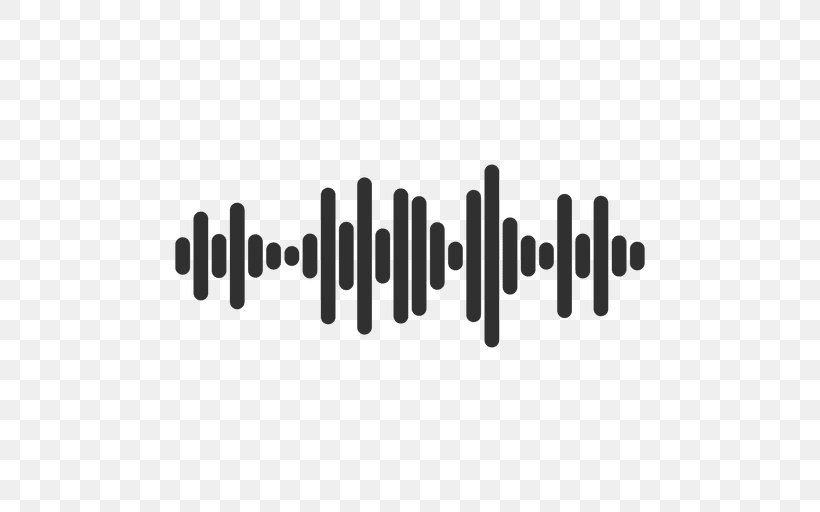
#> input picture opencvproj 2/img.jpg, 820 x 512 px, given in place of the camera
$ python newVusecamera.py
#> lines starting #> are read from the running program, lines starting #| are printed output that depends on the picture; after the words box and inside, x2 and y2 are one past the last pixel; in counts of white or black regions, pixels touching at a corner belong together
import cv2
import pytesseract
import numpy as np
import sqlite3
import os
import csv

# Set path to Tesseract OCR executable
pytesseract.pytesseract.tesseract_cmd = r'C:\Program Files\Tesseract-OCR\tesseract.exe'  # Update this path according to your Tesseract installation

# Connect to SQLite database
conn = sqlite3.connect('library4444db.sqlite')

# Create BOOKS table if not exists
conn.execute('''CREATE TABLE IF NOT EXISTS BOOKS
         (ID INTEGER PRIMARY KEY AUTOINCREMENT ,
         NAME   TEXT    NOT NULL
        );''')

# Initialize video capture from default camera (index 0)
cap = cv2.VideoCapture(0)

# Check if the camera is opened successfully
if not cap.isOpened():
    print("Error: Could not open camera.")
    exit()

# Number of frames to capture
num_frames_to_capture = 1

# Initialize list to store captured frames
captured_frames = []

# Capture frames
for _ in range(num_frames_to_capture):
    ret, frame = cap.read()
    if not ret:
        print("Error: Could not read frame.")
        break
    captured_frames.append(frame)
#> this loop made 1 pass
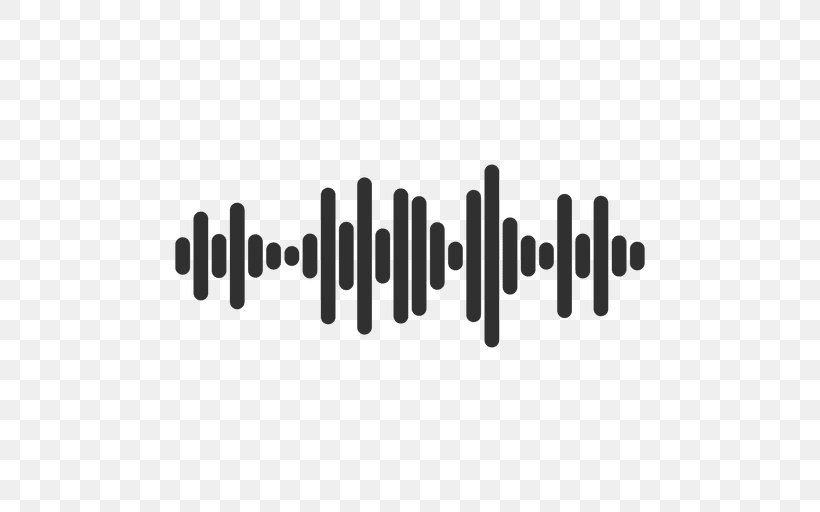
#> input picture opencvproj 2/img.jpg, 820 x 512 px, given in place of the camera
#> after the loop, captured_frames = 1 item

# Release the capture
cap.release()

# Convert the captured frame to grayscale
gray = cv2.cvtColor(captured_frames[0], cv2.COLOR_BGR2GRAY)

# Apply Gaussian blur to reduce noise
blur = cv2.GaussianBlur(gray, (5, 5), 0)

# Apply adaptive thresholding with a larger block size and constant
thresh = cv2.adaptiveThreshold(blur, 255, cv2.ADAPTIVE_THRESH_GAUSSIAN_C, cv2.THRESH_BINARY_INV, 21, 10)
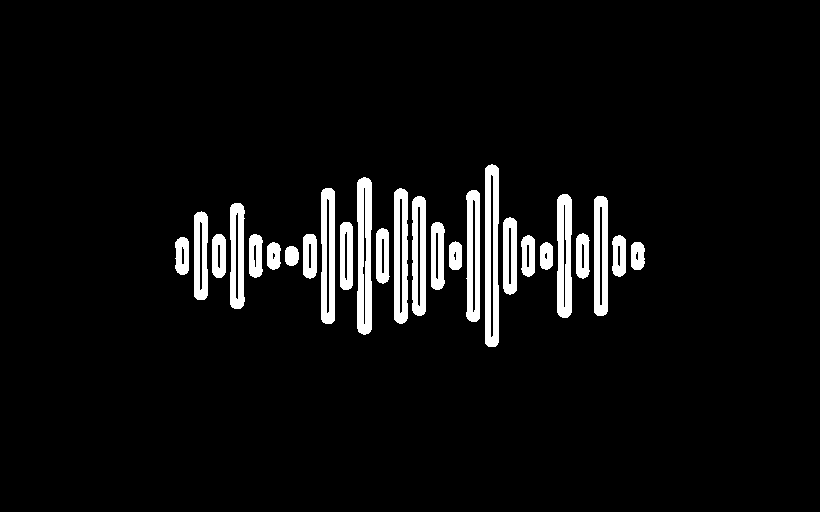
#> thresh: shape (512, 820); 5.7% white; 26 white regions, largest, box (x1, y1, x2, y2) and area: (485, 164, 499, 347) 2142, (357, 177, 372, 335) 2029, (321, 188, 335, 324) 1622

# Further noise reduction using morphological operations
kernel = np.ones((3, 3), np.uint8)
opening = cv2.morphologyEx(thresh, cv2.MORPH_OPEN, kernel, iterations=2)
#> opening: shape (512, 820); 5.6% white; 26 white regions, largest, box (x1, y1, x2, y2) and area: (485, 165, 499, 347) 2140, (357, 178, 372, 334) 2023, (321, 188, 335, 324) 1622
closing = cv2.morphologyEx(opening, cv2.MORPH_CLOSE, kernel, iterations=2)
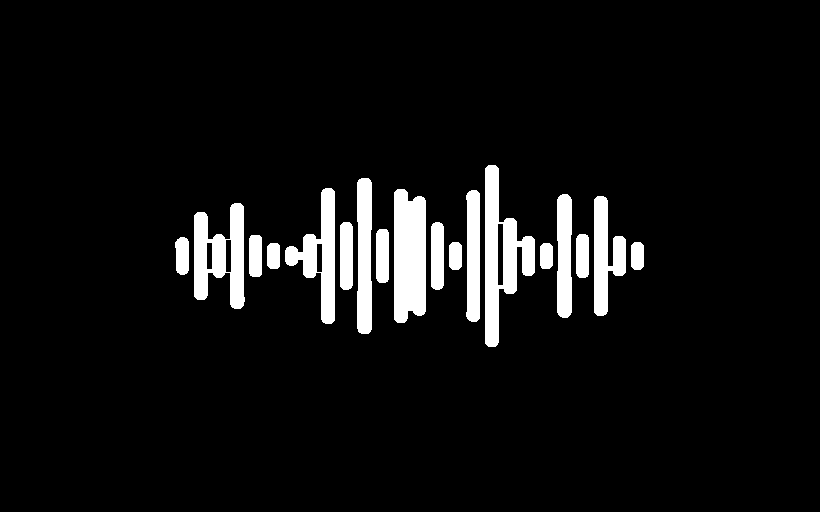
#> closing: shape (512, 820); 6.4% white; 18 white regions

# Find contours
contours, hierarchy = cv2.findContours(closing, cv2.RETR_EXTERNAL, cv2.CHAIN_APPROX_SIMPLE)
#> contours = 18 contours; largest, box (x1, y1, x2, y2) and area: (485, 165, 535, 347) 4102, (394, 189, 426, 323) 3770, (194, 203, 245, 309) 3314, (285, 188, 335, 324) 2684, (357, 178, 372, 334) 2025

# Initialize variables
newbooks = []

# Loop through contours
for contour in contours:
    x, y, w, h = cv2.boundingRect(contour)
    if h > 50 and w > 50:  # Filter out small contours
        # Extract ROI
        roi = gray[y:y+h, x:x+w]
        # Resize ROI for better OCR performance
        roi_resized = cv2.resize(roi, None, fx=2, fy=2, interpolation=cv2.INTER_CUBIC)
        # Perform OCR using pytesseract
#> (the run stopped early here; a loop or call above may not have finished)
